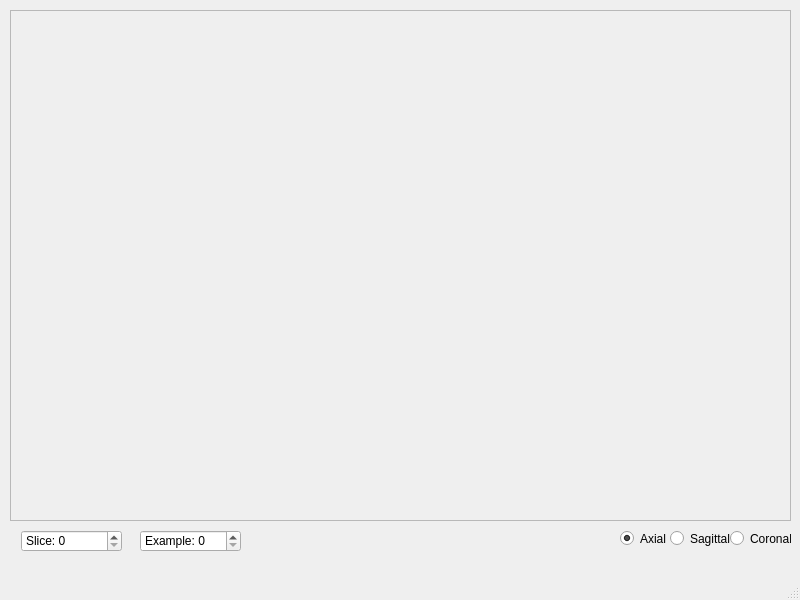
<?xml version="1.0" encoding="UTF-8"?>
<ui version="4.0">
 <class>MainWindow</class>
 <widget class="QMainWindow" name="MainWindow">
  <property name="geometry">
   <rect>
    <x>0</x>
    <y>0</y>
    <width>800</width>
    <height>600</height>
   </rect>
  </property>
  <property name="windowTitle">
   <string>MainWindow</string>
  </property>
  <widget class="QWidget" name="centralwidget">
   <widget class="QFrame" name="frame">
    <property name="geometry">
     <rect>
      <x>10</x>
      <y>10</y>
      <width>781</width>
      <height>511</height>
     </rect>
    </property>
    <property name="frameShape">
     <enum>QFrame::StyledPanel</enum>
    </property>
    <property name="frameShadow">
     <enum>QFrame::Raised</enum>
    </property>
   </widget>
   <widget class="QSpinBox" name="spinBox">
    <property name="geometry">
     <rect>
      <x>21</x>
      <y>530</y>
      <width>101</width>
      <height>22</height>
     </rect>
    </property>
    <property name="prefix">
     <string>Slice: </string>
    </property>
   </widget>
   <widget class="QSpinBox" name="spinBox_2">
    <property name="geometry">
     <rect>
      <x>140</x>
      <y>530</y>
      <width>101</width>
      <height>22</height>
     </rect>
    </property>
    <property name="prefix">
     <string>Example: </string>
    </property>
   </widget>
   <widget class="QRadioButton" name="radioButton_axial">
    <property name="geometry">
     <rect>
      <x>620</x>
      <y>530</y>
      <width>51</width>
      <height>17</height>
     </rect>
    </property>
    <property name="text">
     <string>Axial</string>
    </property>
    <property name="checked">
     <bool>true</bool>
    </property>
   </widget>
   <widget class="QRadioButton" name="radioButton_sagittal">
    <property name="geometry">
     <rect>
      <x>670</x>
      <y>530</y>
      <width>61</width>
      <height>17</height>
     </rect>
    </property>
    <property name="text">
     <string>Sagittal</string>
    </property>
   </widget>
   <widget class="QRadioButton" name="radioButton_coronal">
    <property name="geometry">
     <rect>
      <x>730</x>
      <y>530</y>
      <width>61</width>
      <height>17</height>
     </rect>
    </property>
    <property name="text">
     <string>Coronal</string>
    </property>
   </widget>
  </widget>
  <widget class="QMenuBar" name="menubar">
   <property name="geometry">
    <rect>
     <x>0</x>
     <y>0</y>
     <width>800</width>
     <height>21</height>
    </rect>
   </property>
  </widget>
  <widget class="QStatusBar" name="statusbar"/>
 </widget>
 <resources/>
 <connections/>
</ui>
